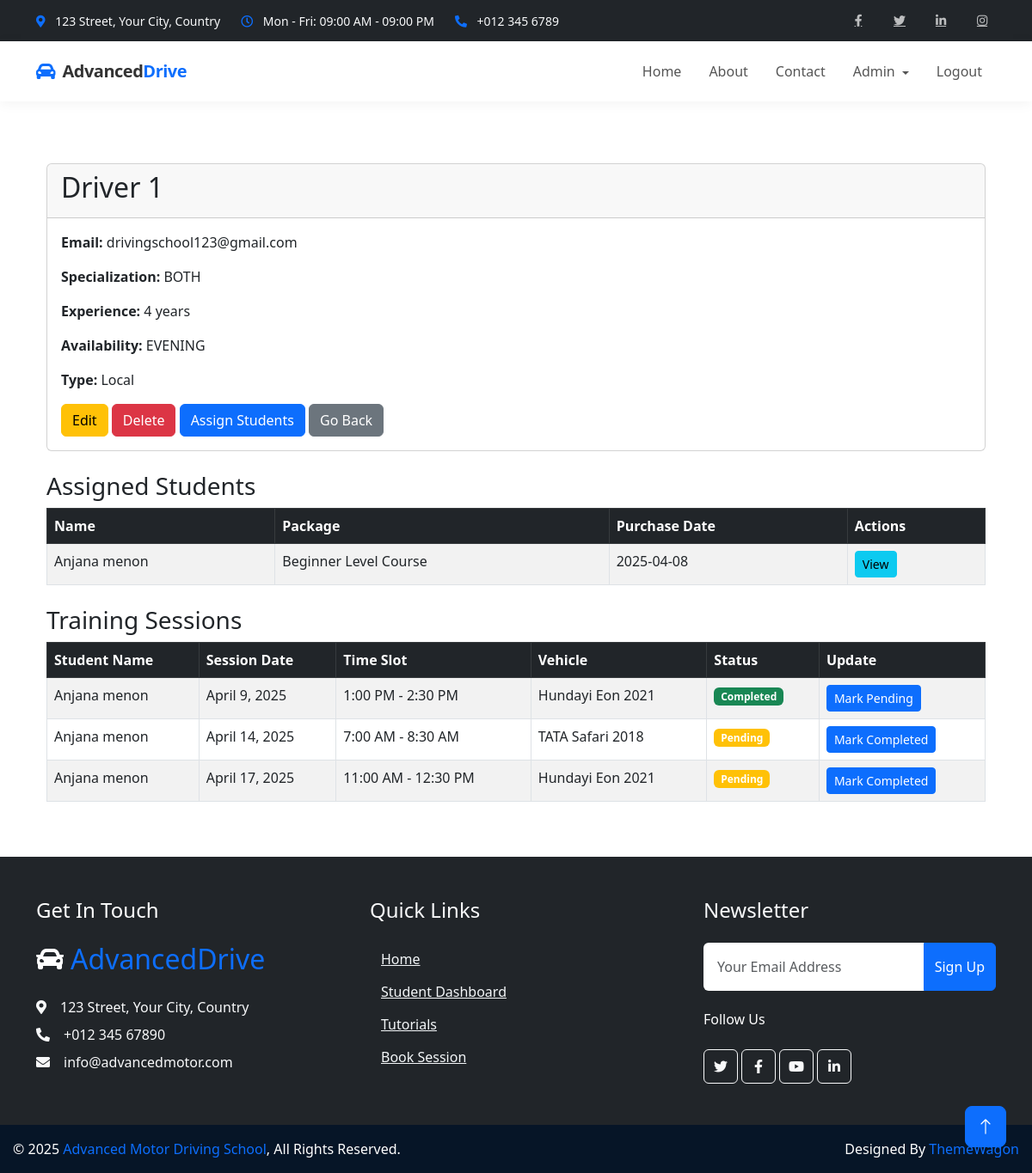
The page /trainer/2/ (signed in) on the database its author committed.
### trainers/models.py (models this page shows, shortened)
class Trainer(models.Model):
    user = models.OneToOneField(
        settings.AUTH_USER_MODEL,
        on_delete=models.CASCADE,
        related_name='driving_trainer_profile'
    )
    SPECIALIZATION_CHOICES = [
        ('CAR', 'Car'),
        ('SCOOTY', 'Scooty'),
        ('BOTH', 'Both Car and Scooty'),
        ('OTHER', 'Other')
    ]
    specialization = models.CharField(
        max_length=10,
        choices=SPECIALIZATION_CHOICES,
        default='BOTH'
    )
    experience = models.PositiveIntegerField(
        validators=[MinValueValidator(0)],
        default=0,
        help_text="Years of experience as a driving trainer"
    )
    AVAILABILITY_CHOICES = [
        ('WEEKDAY', 'Weekdays Only'),
        ('WEEKEND', 'Weekends Only'),
        ('MORNING', 'Morning Shifts Only'),
        ('EVENING', 'Evening Shifts Only'),
        ('FLEXIBLE', 'Flexible Schedule'),
        ('CUSTOM', 'Custom Schedule')
    ]
    availability = models.CharField(
        max_length=10,
        choices=AVAILABILITY_CHOICES,
        default='FLEXIBLE'
    )
    is_remote = models.BooleanField(
        default=False,
        help_text="Whether this trainer provides remote training services"
    )
    service_area = models.CharField(
        max_length=255,
        blank=True,
        null=True,
        help_text="Geographic areas where remote training is available"
    )
    max_students = models.PositiveIntegerField(
        default=10,
        validators=[MinValueValidator(1)],
        help_text="Maximum number of students this trainer can handle at once"
    )
    date_joined = models.DateField(
        default=timezone.now,
        help_text="Date when the trainer joined the driving school"
    )
    license_number = models.CharField(
        max_length=50,
        blank=True,
        null=True,
        help_text="Trainer's driving license number"
    )
    notes = models.TextField(
        blank=True,
        null=True,
        help_text="Additional notes about the trainer"
    )
    is_active = models.BooleanField(
        default=True,
        help_text="Whether this trainer is currently active"
    )
    class Meta:
        ordering = ['-experience', 'user__last_name']

### students/models.py (models this page shows, shortened)
class TrainingSession(models.Model):
    TIME_SLOTS = (
        ('7:00 AM - 8:30 AM', '7:00 AM - 8:30 AM'),
        ('9:00 AM - 10:30 AM', '9:00 AM - 10:30 AM'),
        ('11:00 AM - 12:30 PM', '11:00 AM - 12:30 PM'),
        ('1:00 PM - 2:30 PM', '1:00 PM - 2:30 PM'),
        ('3:00 PM - 4:30 PM', '3:00 PM - 4:30 PM'),
        ('5:00 PM - 6:30 PM', '5:00 PM - 6:30 PM'),
    )
    student = models.ForeignKey(Student, on_delete=models.CASCADE, related_name='sessions')
    trainer = models.ForeignKey(Trainer, on_delete=models.CASCADE, related_name='sessions_trainer', null=True, blank=True)
    vehicle = models.ForeignKey(Vehicle, on_delete=models.CASCADE, related_name='sessions_vehicle', null=True, blank=True)
    student_package = models.ForeignKey(StudentPackage, on_delete=models.CASCADE, null=True, blank=True)
    session_date = models.DateField()
    time_slot = models.CharField(max_length=20, choices=TIME_SLOTS)
    completed = models.BooleanField(default=False)
    notes = models.TextField(blank=True, null=True)
    class Meta:
        unique_together = [
            ('trainer', 'session_date', 'time_slot'),
            ('student', 'session_date', 'time_slot')  # ✅ Optional but useful
        ]

class Student(models.Model):
    STUDENT_TYPES = (
        ('local', 'Local Student'),
        ('remote', 'Remote Student'),
    )
    user = models.OneToOneField(
        settings.AUTH_USER_MODEL,
        on_delete=models.CASCADE,
        related_name='student_profile'
    )
    trainer = models.ForeignKey(
        Trainer,
        on_delete=models.CASCADE,
        null=True,
        blank=True,
        related_name='student_set'
    )
    vehicle = models.ForeignKey(
        Vehicle,
        on_delete=models.CASCADE,
        null=True,
        blank=True,
        related_name='student_assignments'
    )
    address = models.TextField()
    phone_number_validator = RegexValidator(regex=r'^\+?\d{10,15}$', message="Phone number must be in a valid format.")
    phone_number = models.CharField(max_length=15, validators=[phone_number_validator])
    emergency_contact = models.CharField(max_length=15, blank=True, null=True, validators=[phone_number_validator])
    student_type = models.CharField(max_length=10, choices=STUDENT_TYPES, default='local')
    registration_date = models.DateTimeField(auto_now_add=True)
    has_purchased_session = models.BooleanField(default=False)

class StudentPackage(models.Model):
    student = models.ForeignKey(Student, on_delete=models.CASCADE, related_name='packages')
    package = models.ForeignKey(TrainingPackage, on_delete=models.CASCADE)
    purchase_date = models.DateTimeField(auto_now_add=True)
    payment_status = models.BooleanField(default=False)
    remaining_sessions = models.PositiveIntegerField()
    has_booked_slot = models.BooleanField(default=False,null=True,blank=True)  # ✅ Add this line

class TrainingPackage(models.Model):
    course = models.ForeignKey(Course, on_delete=models.CASCADE, related_name='packages',null=True, blank=True)
    name = models.CharField(max_length=100)
    description = models.TextField()
    vehicle_type = models.CharField(max_length=10, choices=Vehicle.VEHICLE_TYPES)
    sessions = models.PositiveIntegerField()
    price = models.DecimalField(max_digits=10, decimal_places=2)

### vehicles/models.py (models this page shows, shortened)
class Vehicle(models.Model):
    VEHICLE_TYPES = (
        ('CAR', 'Car'),
        ('SCOOTY', 'Scooty'),
        ('OTHER', 'Other')
    )
    vehicle_number = models.CharField(max_length=20, unique=True)
    make = models.CharField(max_length=50)
    model = models.CharField(max_length=100)
    vehicle_type = models.CharField(max_length=10, choices=VEHICLE_TYPES)
    purchased_year = models.PositiveIntegerField()
    registration_expiry = models.DateField(null=True, blank=True)
    insurance_expiry = models.DateField(null=True, blank=True)
    seating_capacity = models.PositiveIntegerField(default=2)
    last_service_date = models.DateField(null=True, blank=True)
    next_service_due = models.DateField(null=True, blank=True)
    odometer_reading = models.PositiveIntegerField(default=0)
    is_active = models.BooleanField(default=True)
    created_at = models.DateTimeField(auto_now_add=True)
    updated_at = models.DateTimeField(auto_now=True)

### trainers/views.py (the view, shortened to what this page needs)
# urls.py: path('<int:trainer_id>/', views.trainer_detail, name='trainer_detail'),
@login_required
def trainer_detail(request, trainer_id):
    trainer = get_object_or_404(Trainer, id=trainer_id)
    assigned_sessions = TrainingSession.objects.filter(trainer=trainer).select_related('student__user', 'vehicle', 'student_package')
    unique_students = {}
    for session in assigned_sessions:
        if session.student.id not in unique_students:
            unique_students[session.student.id] = session
    return render(request, 'trainers/trainer_detail.html', {
        'trainer': trainer,
        'assigned_sessions': assigned_sessions,
        'unique_students': unique_students.values(),
    })

### trainers/templates/trainers/trainer_detail.html (shortened to what this page needs)
{% extends 'base.html' %}
{% block content %}
<div class="container mt-4">
    <div class="card">
        <div class="card-header">
            <h2>{{ trainer.user.get_full_name }}</h2>
        </div>
        <div class="card-body">
            <p><strong>Email:</strong> {{ trainer.user.email }}</p>
            <p><strong>Specialization:</strong> {{ trainer.specialization }}</p>
            <p><strong>Experience:</strong> {{ trainer.experience }} years</p>
            <p><strong>Availability:</strong> {{ trainer.availability }}</p>
            <p><strong>Type:</strong> {% if trainer.is_remote %}Remote{% else %}Local{% endif %}</p>
            <div class="mt-3">
                <a href="{% url 'trainers:trainer_update' trainer.id %}" class="btn btn-warning">Edit</a>
                <a href="{% url 'trainers:trainer_delete' trainer.id %}" class="btn btn-danger">Delete</a>
                <a href="{% url 'trainers:students_to_assign' trainer.id %}" class="btn btn-primary">Assign Students</a>
                <a href="{% url 'admins:manage_trainers' %}" class="btn btn-secondary">Go Back</a>
            </div>
        </div>
    </div>
    <div class="mt-4">
        <h3>Assigned Students</h3>
        {% if unique_students %}
        <table class="table table-bordered table-striped">
            <thead class="table-dark">
                <tr>
                    <th>Name</th>
                    <th>Package</th>
                    <th>Purchase Date</th>
                    <th>Actions</th>
                </tr>
            </thead>
            <tbody>
                {% for sp in unique_students %}
                    <tr>
                        <td>{{ sp.student.user.get_full_name }}</td>
                        <td>{{ sp.student_package.package.name }}</td>
                        <td>{{ sp.student_package.purchase_date|date:"Y-m-d" }}</td>
                        <td>
                            <a href="{% url 'students:student_detail' sp.student.id %}" class="btn btn-sm btn-info">View</a>
                        </td>
                    </tr>
                {% endfor %}
            </tbody>
        </table>
        {% else %}
        <p>No students assigned to this trainer.</p>
        {% endif %}
    </div>
<div class="mt-4">
    <h3>Training Sessions</h3>
    {% if assigned_sessions %}
    <table class="table table-bordered table-striped">
        <thead class="table-dark">
            <tr>
                <th>Student Name</th>
                <th>Session Date</th>
                <th>Time Slot</th>
                <th>Vehicle</th>
                <th>Status</th>
                <th>Update</th>
            </tr>
        </thead>
        <tbody>
            {% for session in assigned_sessions %}
            <tr>
                <td>{{ session.student.user.get_full_name }}</td>
                <td>{{ session.session_date }}</td>
                <td>{{ session.get_time_slot_display }}</td>
                <td>{{ session.vehicle.make }} {{ session.vehicle.model }}</td>
                <td>
                    {% if session.completed %}
                        <span class="badge bg-success">Completed</span>
                    {% else %}
                        <span class="badge bg-warning">Pending</span>
                    {% endif %}
                </td>
                <td>
                    <form method="post" action="{% url 'trainers:trainer_detail' trainer.id %}">
                        <button type="submit" class="btn btn-sm btn-primary">
                            {% if session.completed %} Mark Pending {% else %} Mark Completed {% endif %}
                        </button>
                    </form>
                </td>
            </tr>
            {% endfor %}
        </tbody>
    </table>
    {% else %}
    <p>No training sessions assigned to this trainer.</p>
    {% endif %}
</div>
</div>
{% endblock %}

### static/css/style.css (style rules this page uses)
:root { --primary: #F3BD00; --secondary: #757575; --light: #F3F6F8; --dark: #0C2B4B; }
.btn { font-weight: 500; transition: .5s; }
.btn.btn-primary, .btn.btn-outline-primary:hover { color: #FFFFFF; }

### templates/base.html (style rules this page uses)
html, body { height: 100%; margin: 0; padding: 0; display: flex; flex-direction: column; }

### rows shown on the page
Trainer: user.get_full_name "Driver 1", user.email "drivingschool123@gmail.com", specialization "BOTH", experience "4", availability "EVENING"
TrainingSession: student.user.get_full_name "Anjana menon", student_package.package.name "Beginner Level Course", student_package.purchase_date "2025-04-08", session_date "April 9, 2025", time_slot "1:00 PM - 2:30 PM", vehicle.make "Hundayi Eon", vehicle.model "2021", completed "Completed"
TrainingSession: student.user.get_full_name "Anjana menon", session_date "April 14, 2025", time_slot "7:00 AM - 8:30 AM", vehicle.make "TATA Safari", vehicle.model "2018", completed "Pending"
TrainingSession: student.user.get_full_name "Anjana menon", session_date "April 17, 2025", time_slot "11:00 AM - 12:30 PM", vehicle.make "Hundayi Eon", vehicle.model "2021", completed "Pending"
